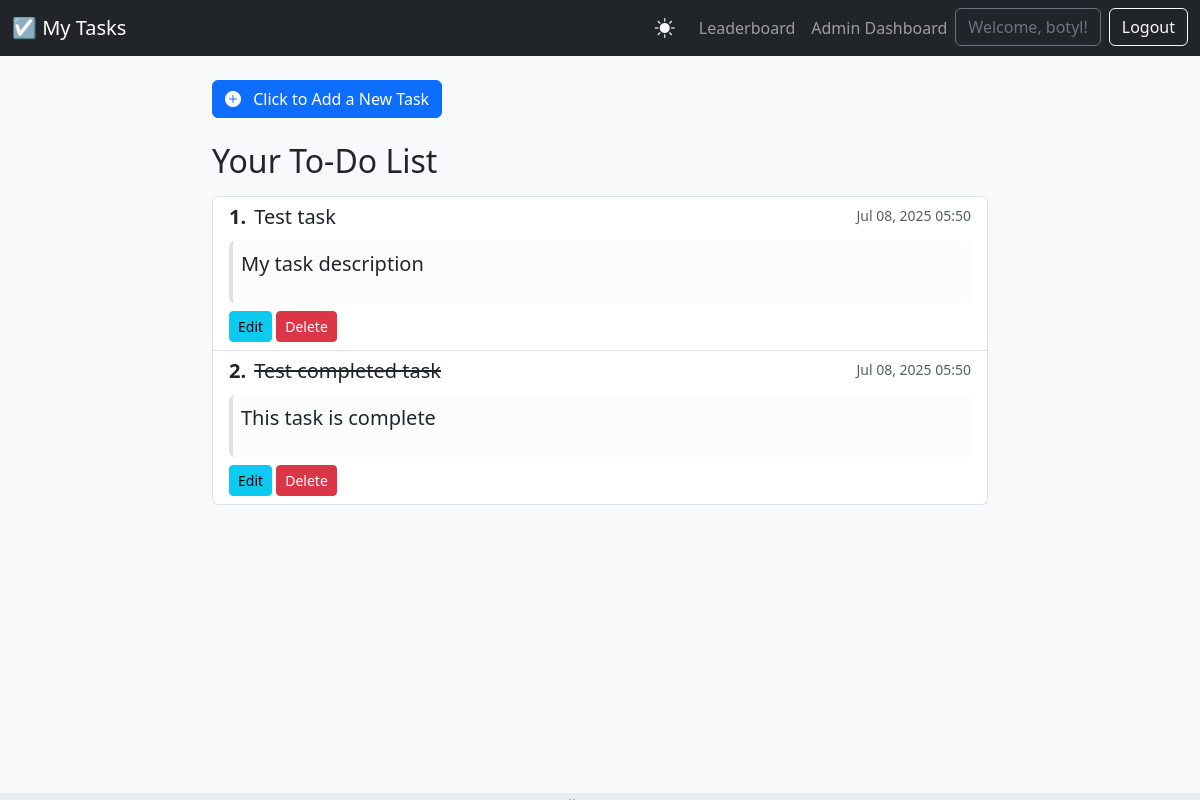
Screenshot of / (signed in) with the database file from the repository.
### tasks/models.py (models this page shows, shortened)
class Task(models.Model):
    user = models.ForeignKey(User, on_delete=models.CASCADE)
    title = models.CharField(max_length=200)
    description = models.TextField(blank=True)
    completed = models.BooleanField(default=False)
    created_at = models.DateTimeField(auto_now_add=True)
    priority = models.IntegerField(default=0)
    class Meta:
        ordering = ['priority', '-created_at']

### tasks/views.py (the view, shortened to what this page needs)
# urls.py: path('', views.task_list, name='task-list'),
@login_required
def task_list(request):
    tasks = Task.objects.filter(user=request.user)
    form = TaskForm()
    context = {'tasks': tasks, 'form': form}
    return render(request, 'tasks/task_list.html', context)

### templates/tasks/task_list.html (shortened to what this page needs)
{% extends 'base.html' %}
{% block content %}
<div class="mb-4">
    <p>
        <a class="btn btn-primary" data-bs-toggle="collapse" href="#addTaskCollapse" role="button" aria-expanded="false" aria-controls="addTaskCollapse">
            <i class="bi bi-plus-circle-fill me-2"></i>
            Click to Add a New Task
        </a>
    </p>
</div>
<h2 class="mb-3">Your To-Do List</h2>
<div class="list-group" id="task-list-container">
    {% for task in tasks %}
        <div class="list-group-item list-group-item-action flex-column align-items-start" data-id="{{ task.id }}">
            <div class="d-flex w-100 justify-content-between">
                <h5 class="mb-1 d-flex align-items-center">
                    <span class="fw-bold me-2 priority-indicator">{{ forloop.counter }}.</span>
                    {% if task.completed %}
                        <del>{{ task.title }}</del>
                    {% else %}
                        {{ task.title }}
                    {% endif %}
                </h5>
                <small class="text-muted">{{ task.created_at|date:"M d, Y H:i" }}</small>
            </div>
            {% if task.description %}
            <blockquote class="blockquote mt-2 mb-1 p-2 bg-light-subtle border-start border-4 rounded">
                <p class="mb-0 small">{{ task.description|linebreaks }}</p>
            </blockquote>
            {% endif %}
            <div class="mt-2">
                <a href="{% url 'task-update' task.id %}" class="btn btn-sm btn-info">Edit</a>
                <a href="{% url 'task-delete' task.id %}" class="btn btn-sm btn-danger">Delete</a>
            </div>
        </div>
    {% empty %}
        <div class="list-group-item">No tasks yet. Create one above!</div>
    {% endfor %}
</div>
{% endblock %}

### templates/base.html (shortened to what this page needs)
{% load static %}
<!doctype html>
<html lang="en">
<head>
    <link href="https://cdn.jsdelivr.net/npm/bootstrap@5.3.3/dist/css/bootstrap.min.css" rel="stylesheet">
    <link rel="stylesheet" href="https://cdn.jsdelivr.net/npm/bootstrap-icons@1.11.3/font/bootstrap-icons.min.css">
</head>
<body class="d-flex flex-column min-vh-100">
    <nav class="navbar navbar-expand-lg navbar-dark bg-dark mb-4">
        <div class="container-fluid">
            <a class="navbar-brand" href="{% url 'task-list' %}">☑️ My Tasks</a>
            <div class="d-flex align-items-center">
                <button id="theme-toggle" class="nav-link text-light me-3">
                    <i class="bi bi-sun-fill"></i> </button>
                <ul class="navbar-nav ms-auto">
                    {% if user.is_authenticated %}
                        <li class="nav-item">
                            <a class="nav-link" href="{% url 'leaderboard' %}">Leaderboard</a>
                        </li>
                        {% if user.is_superuser %}
                        <li class="nav-item">
                            <a class="nav-link" href="{% url 'superuser_dashboard' %}">Admin Dashboard</a>
                        </li>
                        {% endif %}
                        <li class="nav-item">
                            <li class="nav-item me-2">
                                <a href="{% url 'user-profile' %}" class="btn btn-outline-secondary">
                                    Welcome, {{ user.username }}!
                                </a>
                            </li>
                        </li>
                        <li class="nav-item">
                            <form action="{% url 'logout' %}" method="post">
                                <button type="submit" class="btn btn-outline-light">Logout</button>
                            </form>
                        </li>
                    {% endif %}
                </ul>
            </div>
        </div>
    </nav>
    <div class="container" style="padding-bottom: 50px;">
        {% block content %}
        {% endblock %}
    </div>
    <footer class="footer mt-auto py-1 bg-body-secondary">
    </footer>
</body>
</html>

### templates/base.html (style rules this page uses)
body { background-color: #f8f9fa; }
.container { max-width: 800px; }
#theme-toggle { font-size: 1.25rem; cursor: pointer; background: none; border: none; }
.footer { position: fixed; bottom: 0; left: 0; right: 0; transition: transform 0.3s ease-in-out; transform: translateY(calc(100% - 7px)); }

### rows the page displays
Task: title "Test task", created_at "Jul 08, 2025 05:50", description "My task description"
Task: title "Test completed task", created_at "Jul 08, 2025 05:50", description "This task is complete"

### other values shown
{{ user.username }} "botyl"
